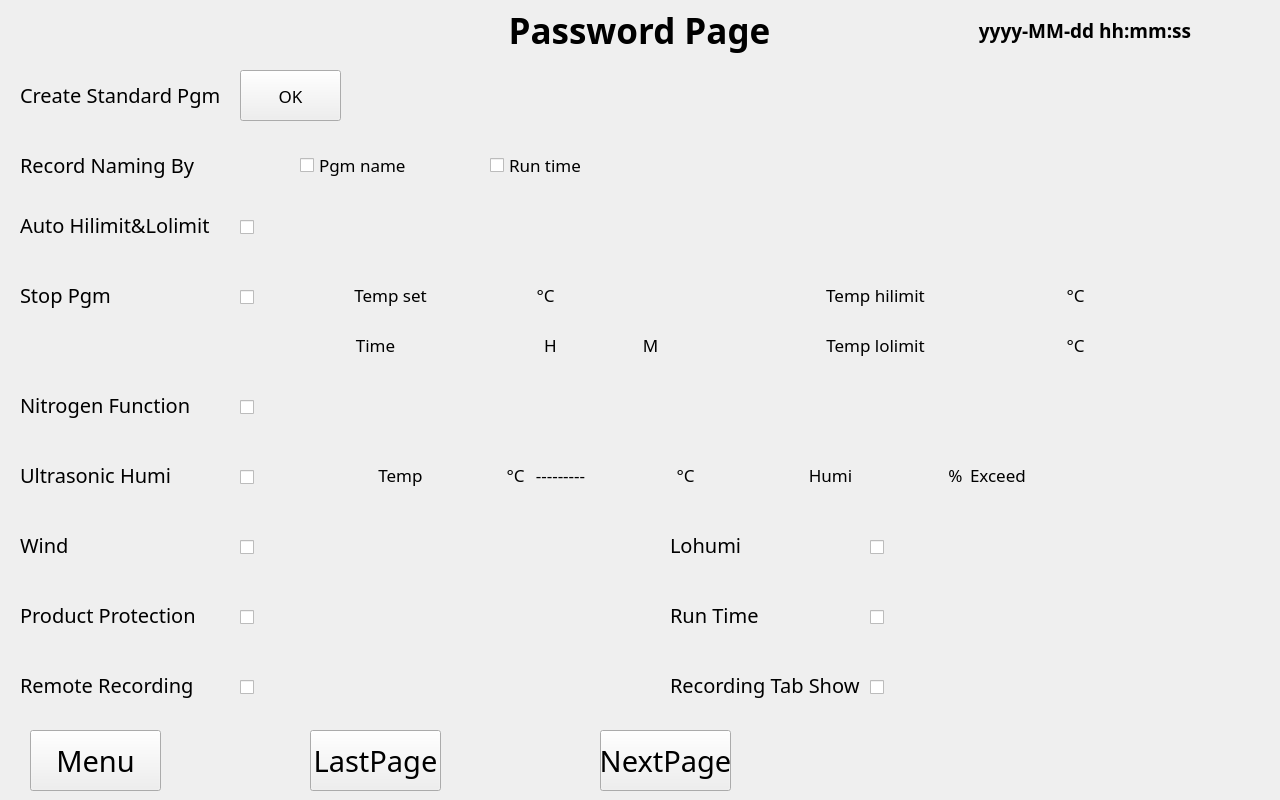
<?xml version="1.0" encoding="UTF-8"?>
<ui version="4.0">
 <class>UserPasswordPage02</class>
 <widget class="QWidget" name="UserPasswordPage02">
  <property name="geometry">
   <rect>
    <x>0</x>
    <y>0</y>
    <width>1280</width>
    <height>800</height>
   </rect>
  </property>
  <property name="windowTitle">
   <string>Form</string>
  </property>
  <widget class="QWidget" name="Footer" native="true">
   <property name="geometry">
    <rect>
     <x>0</x>
     <y>720</y>
     <width>1280</width>
     <height>80</height>
    </rect>
   </property>
   <property name="font">
    <font>
     <family>思源黑体</family>
    </font>
   </property>
   <widget class="QPushButton" name="font_page_pbtn">
    <property name="geometry">
     <rect>
      <x>30</x>
      <y>10</y>
      <width>131</width>
      <height>61</height>
     </rect>
    </property>
    <property name="font">
     <font>
      <pointsize>22</pointsize>
     </font>
    </property>
    <property name="text">
     <string>Menu</string>
    </property>
   </widget>
   <widget class="QLabel" name="footer_line">
    <property name="geometry">
     <rect>
      <x>0</x>
      <y>0</y>
      <width>1280</width>
      <height>3</height>
     </rect>
    </property>
    <property name="text">
     <string/>
    </property>
   </widget>
   <widget class="QPushButton" name="next_page_pbtn">
    <property name="geometry">
     <rect>
      <x>600</x>
      <y>10</y>
      <width>131</width>
      <height>61</height>
     </rect>
    </property>
    <property name="font">
     <font>
      <pointsize>22</pointsize>
     </font>
    </property>
    <property name="text">
     <string>NextPage</string>
    </property>
   </widget>
   <widget class="QPushButton" name="previous_page_pbtn">
    <property name="geometry">
     <rect>
      <x>310</x>
      <y>10</y>
      <width>131</width>
      <height>61</height>
     </rect>
    </property>
    <property name="font">
     <font>
      <pointsize>22</pointsize>
     </font>
    </property>
    <property name="text">
     <string>LastPage</string>
    </property>
   </widget>
  </widget>
  <widget class="QWidget" name="Header" native="true">
   <property name="geometry">
    <rect>
     <x>0</x>
     <y>0</y>
     <width>1280</width>
     <height>60</height>
    </rect>
   </property>
   <property name="font">
    <font>
     <family>思源黑体</family>
    </font>
   </property>
   <widget class="QLabel" name="logo">
    <property name="geometry">
     <rect>
      <x>0</x>
      <y>15</y>
      <width>155</width>
      <height>33</height>
     </rect>
    </property>
    <property name="font">
     <font>
      <pointsize>24</pointsize>
      <weight>75</weight>
      <bold>true</bold>
     </font>
    </property>
    <property name="text">
     <string/>
    </property>
    <property name="alignment">
     <set>Qt::AlignCenter</set>
    </property>
   </widget>
   <widget class="QLabel" name="current_time">
    <property name="geometry">
     <rect>
      <x>930</x>
      <y>0</y>
      <width>310</width>
      <height>60</height>
     </rect>
    </property>
    <property name="font">
     <font>
      <pointsize>14</pointsize>
      <weight>75</weight>
      <bold>true</bold>
     </font>
    </property>
    <property name="text">
     <string>yyyy-MM-dd hh:mm:ss</string>
    </property>
    <property name="alignment">
     <set>Qt::AlignCenter</set>
    </property>
   </widget>
   <widget class="QLabel" name="title">
    <property name="geometry">
     <rect>
      <x>489</x>
      <y>0</y>
      <width>301</width>
      <height>60</height>
     </rect>
    </property>
    <property name="font">
     <font>
      <family>思源黑体</family>
      <pointsize>26</pointsize>
      <weight>75</weight>
      <bold>true</bold>
     </font>
    </property>
    <property name="text">
     <string>Password Page</string>
    </property>
    <property name="textFormat">
     <enum>Qt::PlainText</enum>
    </property>
    <property name="alignment">
     <set>Qt::AlignCenter</set>
    </property>
   </widget>
  </widget>
  <widget class="QWidget" name="Main" native="true">
   <property name="geometry">
    <rect>
     <x>0</x>
     <y>60</y>
     <width>1280</width>
     <height>660</height>
    </rect>
   </property>
   <widget class="QWidget" name="CommonPrograms" native="true">
    <property name="geometry">
     <rect>
      <x>0</x>
      <y>0</y>
      <width>1281</width>
      <height>71</height>
     </rect>
    </property>
    <property name="font">
     <font>
      <family>思源黑体</family>
     </font>
    </property>
    <widget class="QLabel" name="common_programs_title">
     <property name="geometry">
      <rect>
       <x>20</x>
       <y>20</y>
       <width>211</width>
       <height>30</height>
      </rect>
     </property>
     <property name="font">
      <font>
       <pointsize>15</pointsize>
      </font>
     </property>
     <property name="text">
      <string>Create Standard Pgm</string>
     </property>
    </widget>
    <widget class="QPushButton" name="common_programs_pushButton">
     <property name="geometry">
      <rect>
       <x>240</x>
       <y>10</y>
       <width>101</width>
       <height>51</height>
      </rect>
     </property>
     <property name="font">
      <font>
       <pointsize>13</pointsize>
      </font>
     </property>
     <property name="text">
      <string>OK</string>
     </property>
    </widget>
   </widget>
   <widget class="QWidget" name="RecordNamingMethod" native="true">
    <property name="geometry">
     <rect>
      <x>0</x>
      <y>70</y>
      <width>1281</width>
      <height>61</height>
     </rect>
    </property>
    <property name="font">
     <font>
      <family>思源黑体</family>
     </font>
    </property>
    <widget class="QLabel" name="record_naming_method_title">
     <property name="geometry">
      <rect>
       <x>20</x>
       <y>20</y>
       <width>201</width>
       <height>30</height>
      </rect>
     </property>
     <property name="font">
      <font>
       <pointsize>15</pointsize>
      </font>
     </property>
     <property name="text">
      <string>Record Naming By</string>
     </property>
    </widget>
    <widget class="QCheckBox" name="record_naming_method_checkBox_1">
     <property name="geometry">
      <rect>
       <x>300</x>
       <y>20</y>
       <width>131</width>
       <height>30</height>
      </rect>
     </property>
     <property name="font">
      <font>
       <pointsize>13</pointsize>
      </font>
     </property>
     <property name="text">
      <string>Pgm name</string>
     </property>
    </widget>
    <widget class="QCheckBox" name="record_naming_method_checkBox_2">
     <property name="geometry">
      <rect>
       <x>490</x>
       <y>20</y>
       <width>131</width>
       <height>30</height>
      </rect>
     </property>
     <property name="font">
      <font>
       <pointsize>13</pointsize>
      </font>
     </property>
     <property name="text">
      <string>Run time</string>
     </property>
    </widget>
   </widget>
   <widget class="QWidget" name="AutoTemperatureProtected" native="true">
    <property name="geometry">
     <rect>
      <x>0</x>
      <y>130</y>
      <width>1280</width>
      <height>71</height>
     </rect>
    </property>
    <property name="font">
     <font>
      <family>思源黑体</family>
     </font>
    </property>
    <widget class="QLabel" name="auto_temperature_protected_title">
     <property name="geometry">
      <rect>
       <x>20</x>
       <y>20</y>
       <width>201</width>
       <height>30</height>
      </rect>
     </property>
     <property name="font">
      <font>
       <pointsize>15</pointsize>
      </font>
     </property>
     <property name="text">
      <string>Auto Hilimit&amp;Lolimit</string>
     </property>
    </widget>
    <widget class="QCheckBox" name="auto_temperature_protected_locked">
     <property name="geometry">
      <rect>
       <x>240</x>
       <y>20</y>
       <width>131</width>
       <height>35</height>
      </rect>
     </property>
     <property name="font">
      <font>
       <pointsize>13</pointsize>
      </font>
     </property>
     <property name="text">
      <string/>
     </property>
    </widget>
   </widget>
   <widget class="QWidget" name="ShutdownProtected" native="true">
    <property name="geometry">
     <rect>
      <x>0</x>
      <y>200</y>
      <width>1280</width>
      <height>111</height>
     </rect>
    </property>
    <property name="font">
     <font>
      <family>思源黑体</family>
     </font>
    </property>
    <widget class="QLabel" name="shutdown_protected_title">
     <property name="geometry">
      <rect>
       <x>20</x>
       <y>20</y>
       <width>181</width>
       <height>30</height>
      </rect>
     </property>
     <property name="font">
      <font>
       <pointsize>15</pointsize>
      </font>
     </property>
     <property name="text">
      <string>Stop Pgm</string>
     </property>
    </widget>
    <widget class="QCheckBox" name="shutdown_protected_locked">
     <property name="geometry">
      <rect>
       <x>240</x>
       <y>20</y>
       <width>101</width>
       <height>35</height>
      </rect>
     </property>
     <property name="font">
      <font>
       <pointsize>13</pointsize>
      </font>
     </property>
     <property name="text">
      <string/>
     </property>
    </widget>
    <widget class="QLabel" name="define_temperture_label">
     <property name="geometry">
      <rect>
       <x>340</x>
       <y>20</y>
       <width>101</width>
       <height>30</height>
      </rect>
     </property>
     <property name="font">
      <font>
       <pointsize>13</pointsize>
      </font>
     </property>
     <property name="text">
      <string>Temp set</string>
     </property>
     <property name="alignment">
      <set>Qt::AlignCenter</set>
     </property>
    </widget>
    <widget class="QLabel" name="define_temperture_display">
     <property name="geometry">
      <rect>
       <x>440</x>
       <y>20</y>
       <width>91</width>
       <height>30</height>
      </rect>
     </property>
     <property name="font">
      <font>
       <pointsize>13</pointsize>
      </font>
     </property>
     <property name="text">
      <string/>
     </property>
     <property name="alignment">
      <set>Qt::AlignCenter</set>
     </property>
    </widget>
    <widget class="QLabel" name="define_temperture_sign">
     <property name="geometry">
      <rect>
       <x>530</x>
       <y>20</y>
       <width>31</width>
       <height>30</height>
      </rect>
     </property>
     <property name="font">
      <font>
       <pointsize>13</pointsize>
      </font>
     </property>
     <property name="text">
      <string>°C</string>
     </property>
     <property name="alignment">
      <set>Qt::AlignCenter</set>
     </property>
    </widget>
    <widget class="QLabel" name="define_time_label">
     <property name="geometry">
      <rect>
       <x>340</x>
       <y>70</y>
       <width>71</width>
       <height>30</height>
      </rect>
     </property>
     <property name="font">
      <font>
       <pointsize>13</pointsize>
      </font>
     </property>
     <property name="text">
      <string>Time</string>
     </property>
     <property name="alignment">
      <set>Qt::AlignCenter</set>
     </property>
    </widget>
    <widget class="QLabel" name="define_time_display_H">
     <property name="geometry">
      <rect>
       <x>440</x>
       <y>70</y>
       <width>91</width>
       <height>30</height>
      </rect>
     </property>
     <property name="font">
      <font>
       <pointsize>13</pointsize>
      </font>
     </property>
     <property name="text">
      <string/>
     </property>
     <property name="alignment">
      <set>Qt::AlignCenter</set>
     </property>
    </widget>
    <widget class="QLabel" name="define_time_display_M">
     <property name="geometry">
      <rect>
       <x>590</x>
       <y>70</y>
       <width>51</width>
       <height>30</height>
      </rect>
     </property>
     <property name="font">
      <font>
       <pointsize>13</pointsize>
      </font>
     </property>
     <property name="text">
      <string/>
     </property>
     <property name="alignment">
      <set>Qt::AlignCenter</set>
     </property>
    </widget>
    <widget class="QLabel" name="define_time_sign_H">
     <property name="geometry">
      <rect>
       <x>540</x>
       <y>70</y>
       <width>21</width>
       <height>30</height>
      </rect>
     </property>
     <property name="font">
      <font>
       <pointsize>13</pointsize>
      </font>
     </property>
     <property name="text">
      <string>H</string>
     </property>
     <property name="alignment">
      <set>Qt::AlignCenter</set>
     </property>
    </widget>
    <widget class="QLabel" name="define_time_sign_M">
     <property name="geometry">
      <rect>
       <x>640</x>
       <y>70</y>
       <width>21</width>
       <height>30</height>
      </rect>
     </property>
     <property name="font">
      <font>
       <pointsize>13</pointsize>
      </font>
     </property>
     <property name="text">
      <string>M</string>
     </property>
     <property name="alignment">
      <set>Qt::AlignCenter</set>
     </property>
    </widget>
    <widget class="QLabel" name="high_temperature_range_label">
     <property name="geometry">
      <rect>
       <x>820</x>
       <y>20</y>
       <width>111</width>
       <height>30</height>
      </rect>
     </property>
     <property name="font">
      <font>
       <pointsize>13</pointsize>
      </font>
     </property>
     <property name="text">
      <string>Temp hilimit</string>
     </property>
     <property name="alignment">
      <set>Qt::AlignCenter</set>
     </property>
    </widget>
    <widget class="QLabel" name="high_temperature_range_display">
     <property name="geometry">
      <rect>
       <x>970</x>
       <y>20</y>
       <width>91</width>
       <height>30</height>
      </rect>
     </property>
     <property name="font">
      <font>
       <pointsize>13</pointsize>
      </font>
     </property>
     <property name="text">
      <string/>
     </property>
     <property name="alignment">
      <set>Qt::AlignCenter</set>
     </property>
    </widget>
    <widget class="QLabel" name="low_temperature_range_label">
     <property name="geometry">
      <rect>
       <x>820</x>
       <y>70</y>
       <width>111</width>
       <height>30</height>
      </rect>
     </property>
     <property name="font">
      <font>
       <pointsize>13</pointsize>
      </font>
     </property>
     <property name="text">
      <string>Temp lolimit</string>
     </property>
     <property name="alignment">
      <set>Qt::AlignCenter</set>
     </property>
    </widget>
    <widget class="QLabel" name="low_temperature_range_display">
     <property name="geometry">
      <rect>
       <x>970</x>
       <y>70</y>
       <width>91</width>
       <height>30</height>
      </rect>
     </property>
     <property name="font">
      <font>
       <pointsize>13</pointsize>
      </font>
     </property>
     <property name="text">
      <string/>
     </property>
     <property name="alignment">
      <set>Qt::AlignCenter</set>
     </property>
    </widget>
    <widget class="QLabel" name="high_temperature_range_sign">
     <property name="geometry">
      <rect>
       <x>1060</x>
       <y>20</y>
       <width>31</width>
       <height>30</height>
      </rect>
     </property>
     <property name="font">
      <font>
       <pointsize>13</pointsize>
      </font>
     </property>
     <property name="text">
      <string>°C</string>
     </property>
     <property name="alignment">
      <set>Qt::AlignCenter</set>
     </property>
    </widget>
    <widget class="QLabel" name="low_temperature_range_sign">
     <property name="geometry">
      <rect>
       <x>1060</x>
       <y>70</y>
       <width>31</width>
       <height>30</height>
      </rect>
     </property>
     <property name="font">
      <font>
       <pointsize>13</pointsize>
      </font>
     </property>
     <property name="text">
      <string>°C</string>
     </property>
     <property name="alignment">
      <set>Qt::AlignCenter</set>
     </property>
    </widget>
   </widget>
   <widget class="QWidget" name="NitrogenFunction" native="true">
    <property name="geometry">
     <rect>
      <x>0</x>
      <y>310</y>
      <width>1281</width>
      <height>71</height>
     </rect>
    </property>
    <property name="font">
     <font>
      <family>思源黑体</family>
     </font>
    </property>
    <widget class="QLabel" name="nitrogen_function_title">
     <property name="geometry">
      <rect>
       <x>20</x>
       <y>20</y>
       <width>181</width>
       <height>30</height>
      </rect>
     </property>
     <property name="font">
      <font>
       <pointsize>15</pointsize>
      </font>
     </property>
     <property name="text">
      <string>Nitrogen Function</string>
     </property>
    </widget>
    <widget class="QCheckBox" name="nitrogen_function_checkBox">
     <property name="geometry">
      <rect>
       <x>240</x>
       <y>20</y>
       <width>101</width>
       <height>35</height>
      </rect>
     </property>
     <property name="font">
      <font>
       <pointsize>13</pointsize>
      </font>
     </property>
     <property name="text">
      <string/>
     </property>
    </widget>
   </widget>
   <widget class="QWidget" name="UltrasonicHumidification" native="true">
    <property name="geometry">
     <rect>
      <x>0</x>
      <y>380</y>
      <width>1281</width>
      <height>71</height>
     </rect>
    </property>
    <property name="font">
     <font>
      <family>思源黑体</family>
     </font>
    </property>
    <widget class="QLabel" name="ultrasonic_humidification_title">
     <property name="geometry">
      <rect>
       <x>20</x>
       <y>20</y>
       <width>181</width>
       <height>30</height>
      </rect>
     </property>
     <property name="font">
      <font>
       <pointsize>15</pointsize>
      </font>
     </property>
     <property name="text">
      <string>Ultrasonic Humi</string>
     </property>
    </widget>
    <widget class="QCheckBox" name="ultrasonic_humidification_locked">
     <property name="geometry">
      <rect>
       <x>240</x>
       <y>20</y>
       <width>101</width>
       <height>35</height>
      </rect>
     </property>
     <property name="font">
      <font>
       <pointsize>13</pointsize>
      </font>
     </property>
     <property name="text">
      <string/>
     </property>
    </widget>
    <widget class="QLabel" name="ultrasonic_humidification_temperature_label">
     <property name="geometry">
      <rect>
       <x>370</x>
       <y>20</y>
       <width>61</width>
       <height>30</height>
      </rect>
     </property>
     <property name="font">
      <font>
       <pointsize>13</pointsize>
      </font>
     </property>
     <property name="text">
      <string>Temp</string>
     </property>
     <property name="alignment">
      <set>Qt::AlignCenter</set>
     </property>
    </widget>
    <widget class="QLabel" name="ultrasonic_humidification_temperature_low_display">
     <property name="geometry">
      <rect>
       <x>440</x>
       <y>20</y>
       <width>71</width>
       <height>30</height>
      </rect>
     </property>
     <property name="font">
      <font>
       <pointsize>13</pointsize>
      </font>
     </property>
     <property name="text">
      <string/>
     </property>
     <property name="alignment">
      <set>Qt::AlignCenter</set>
     </property>
    </widget>
    <widget class="QLabel" name="ultrasonic_humidification_temperature_sign_1">
     <property name="geometry">
      <rect>
       <x>500</x>
       <y>20</y>
       <width>31</width>
       <height>30</height>
      </rect>
     </property>
     <property name="font">
      <font>
       <pointsize>13</pointsize>
      </font>
     </property>
     <property name="text">
      <string>°C</string>
     </property>
     <property name="alignment">
      <set>Qt::AlignCenter</set>
     </property>
    </widget>
    <widget class="QLabel" name="ultrasonic_humidification_temperature_link">
     <property name="geometry">
      <rect>
       <x>530</x>
       <y>20</y>
       <width>61</width>
       <height>30</height>
      </rect>
     </property>
     <property name="font">
      <font>
       <pointsize>13</pointsize>
      </font>
     </property>
     <property name="text">
      <string>---------</string>
     </property>
     <property name="alignment">
      <set>Qt::AlignCenter</set>
     </property>
    </widget>
    <widget class="QLabel" name="ultrasonic_humidification_temperature_high_display">
     <property name="geometry">
      <rect>
       <x>600</x>
       <y>20</y>
       <width>71</width>
       <height>30</height>
      </rect>
     </property>
     <property name="font">
      <font>
       <pointsize>13</pointsize>
      </font>
     </property>
     <property name="text">
      <string/>
     </property>
     <property name="alignment">
      <set>Qt::AlignCenter</set>
     </property>
    </widget>
    <widget class="QLabel" name="ultrasonic_humidification_temperature_sign_2">
     <property name="geometry">
      <rect>
       <x>670</x>
       <y>20</y>
       <width>31</width>
       <height>30</height>
      </rect>
     </property>
     <property name="font">
      <font>
       <pointsize>13</pointsize>
      </font>
     </property>
     <property name="text">
      <string>°C</string>
     </property>
     <property name="alignment">
      <set>Qt::AlignCenter</set>
     </property>
    </widget>
    <widget class="QLabel" name="ultrasonic_humidification_humidity_label">
     <property name="geometry">
      <rect>
       <x>800</x>
       <y>20</y>
       <width>61</width>
       <height>30</height>
      </rect>
     </property>
     <property name="font">
      <font>
       <pointsize>13</pointsize>
      </font>
     </property>
     <property name="text">
      <string>Humi</string>
     </property>
     <property name="alignment">
      <set>Qt::AlignCenter</set>
     </property>
    </widget>
    <widget class="QLabel" name="ultrasonic_humidification_humidity_display">
     <property name="geometry">
      <rect>
       <x>870</x>
       <y>20</y>
       <width>71</width>
       <height>30</height>
      </rect>
     </property>
     <property name="font">
      <font>
       <pointsize>13</pointsize>
      </font>
     </property>
     <property name="text">
      <string/>
     </property>
     <property name="alignment">
      <set>Qt::AlignCenter</set>
     </property>
    </widget>
    <widget class="QLabel" name="ultrasonic_humidification_humidity_sign">
     <property name="geometry">
      <rect>
       <x>940</x>
       <y>20</y>
       <width>31</width>
       <height>30</height>
      </rect>
     </property>
     <property name="font">
      <font>
       <pointsize>13</pointsize>
      </font>
     </property>
     <property name="text">
      <string>%</string>
     </property>
     <property name="alignment">
      <set>Qt::AlignCenter</set>
     </property>
    </widget>
    <widget class="QLabel" name="ultrasonic_humidification_humidity_text">
     <property name="geometry">
      <rect>
       <x>970</x>
       <y>20</y>
       <width>71</width>
       <height>30</height>
      </rect>
     </property>
     <property name="font">
      <font>
       <pointsize>13</pointsize>
      </font>
     </property>
     <property name="text">
      <string>Exceed</string>
     </property>
     <property name="alignment">
      <set>Qt::AlignLeading|Qt::AlignLeft|Qt::AlignVCenter</set>
     </property>
    </widget>
   </widget>
   <widget class="QWidget" name="WindSpeed" native="true">
    <property name="geometry">
     <rect>
      <x>0</x>
      <y>450</y>
      <width>640</width>
      <height>71</height>
     </rect>
    </property>
    <property name="font">
     <font>
      <family>思源黑体</family>
     </font>
    </property>
    <widget class="QLabel" name="wind_speed_label">
     <property name="geometry">
      <rect>
       <x>20</x>
       <y>20</y>
       <width>181</width>
       <height>30</height>
      </rect>
     </property>
     <property name="font">
      <font>
       <pointsize>15</pointsize>
      </font>
     </property>
     <property name="text">
      <string>Wind</string>
     </property>
    </widget>
    <widget class="QCheckBox" name="wind_speed_locked">
     <property name="geometry">
      <rect>
       <x>240</x>
       <y>20</y>
       <width>101</width>
       <height>35</height>
      </rect>
     </property>
     <property name="font">
      <font>
       <pointsize>13</pointsize>
      </font>
     </property>
     <property name="text">
      <string/>
     </property>
    </widget>
   </widget>
   <widget class="QWidget" name="TestArticleProtection" native="true">
    <property name="geometry">
     <rect>
      <x>0</x>
      <y>520</y>
      <width>640</width>
      <height>71</height>
     </rect>
    </property>
    <property name="font">
     <font>
      <family>思源黑体</family>
     </font>
    </property>
    <widget class="QLabel" name="test_article_protection_label">
     <property name="geometry">
      <rect>
       <x>20</x>
       <y>20</y>
       <width>191</width>
       <height>30</height>
      </rect>
     </property>
     <property name="font">
      <font>
       <pointsize>15</pointsize>
      </font>
     </property>
     <property name="text">
      <string>Product Protection</string>
     </property>
    </widget>
    <widget class="QCheckBox" name="test_article_protection_locked">
     <property name="geometry">
      <rect>
       <x>240</x>
       <y>20</y>
       <width>101</width>
       <height>35</height>
      </rect>
     </property>
     <property name="font">
      <font>
       <pointsize>13</pointsize>
      </font>
     </property>
     <property name="text">
      <string/>
     </property>
    </widget>
   </widget>
   <widget class="QWidget" name="RemoteRecording" native="true">
    <property name="geometry">
     <rect>
      <x>0</x>
      <y>590</y>
      <width>640</width>
      <height>71</height>
     </rect>
    </property>
    <property name="font">
     <font>
      <family>思源黑体</family>
     </font>
    </property>
    <widget class="QLabel" name="remote_recording_label">
     <property name="geometry">
      <rect>
       <x>20</x>
       <y>20</y>
       <width>181</width>
       <height>30</height>
      </rect>
     </property>
     <property name="font">
      <font>
       <pointsize>15</pointsize>
      </font>
     </property>
     <property name="text">
      <string>Remote Recording</string>
     </property>
    </widget>
    <widget class="QCheckBox" name="remote_recording_locked">
     <property name="geometry">
      <rect>
       <x>240</x>
       <y>20</y>
       <width>101</width>
       <height>35</height>
      </rect>
     </property>
     <property name="font">
      <font>
       <pointsize>13</pointsize>
      </font>
     </property>
     <property name="text">
      <string/>
     </property>
    </widget>
   </widget>
   <widget class="QWidget" name="UltraLowHumidity" native="true">
    <property name="geometry">
     <rect>
      <x>640</x>
      <y>450</y>
      <width>640</width>
      <height>71</height>
     </rect>
    </property>
    <property name="font">
     <font>
      <family>思源黑体</family>
     </font>
    </property>
    <widget class="QLabel" name="ultra_low_humidity_label">
     <property name="geometry">
      <rect>
       <x>30</x>
       <y>20</y>
       <width>191</width>
       <height>30</height>
      </rect>
     </property>
     <property name="font">
      <font>
       <pointsize>15</pointsize>
      </font>
     </property>
     <property name="text">
      <string>Lohumi</string>
     </property>
    </widget>
    <widget class="QCheckBox" name="ultra_low_humidity_locked">
     <property name="geometry">
      <rect>
       <x>230</x>
       <y>20</y>
       <width>101</width>
       <height>35</height>
      </rect>
     </property>
     <property name="font">
      <font>
       <pointsize>13</pointsize>
      </font>
     </property>
     <property name="text">
      <string/>
     </property>
    </widget>
   </widget>
   <widget class="QWidget" name="CumulativeTime" native="true">
    <property name="geometry">
     <rect>
      <x>640</x>
      <y>520</y>
      <width>640</width>
      <height>71</height>
     </rect>
    </property>
    <property name="font">
     <font>
      <family>思源黑体</family>
     </font>
    </property>
    <widget class="QLabel" name="culmulative_time_label">
     <property name="geometry">
      <rect>
       <x>30</x>
       <y>20</y>
       <width>191</width>
       <height>30</height>
      </rect>
     </property>
     <property name="font">
      <font>
       <family>思源黑体</family>
       <pointsize>15</pointsize>
      </font>
     </property>
     <property name="text">
      <string>Run Time</string>
     </property>
    </widget>
    <widget class="QCheckBox" name="culmulative_time_locked">
     <property name="geometry">
      <rect>
       <x>230</x>
       <y>20</y>
       <width>101</width>
       <height>35</height>
      </rect>
     </property>
     <property name="font">
      <font>
       <pointsize>13</pointsize>
      </font>
     </property>
     <property name="text">
      <string/>
     </property>
    </widget>
   </widget>
   <widget class="QWidget" name="HistoryCurveListDisplay" native="true">
    <property name="geometry">
     <rect>
      <x>640</x>
      <y>590</y>
      <width>640</width>
      <height>71</height>
     </rect>
    </property>
    <property name="font">
     <font>
      <family>思源黑体</family>
     </font>
    </property>
    <widget class="QLabel" name="history_curve_list_display_label">
     <property name="geometry">
      <rect>
       <x>30</x>
       <y>20</y>
       <width>191</width>
       <height>30</height>
      </rect>
     </property>
     <property name="font">
      <font>
       <pointsize>15</pointsize>
      </font>
     </property>
     <property name="text">
      <string>Recording Tab Show</string>
     </property>
    </widget>
    <widget class="QCheckBox" name="history_curve_list_display_locked">
     <property name="geometry">
      <rect>
       <x>230</x>
       <y>20</y>
       <width>101</width>
       <height>35</height>
      </rect>
     </property>
     <property name="font">
      <font>
       <pointsize>13</pointsize>
      </font>
     </property>
     <property name="text">
      <string/>
     </property>
    </widget>
   </widget>
  </widget>
 </widget>
 <resources/>
 <connections/>
</ui>
